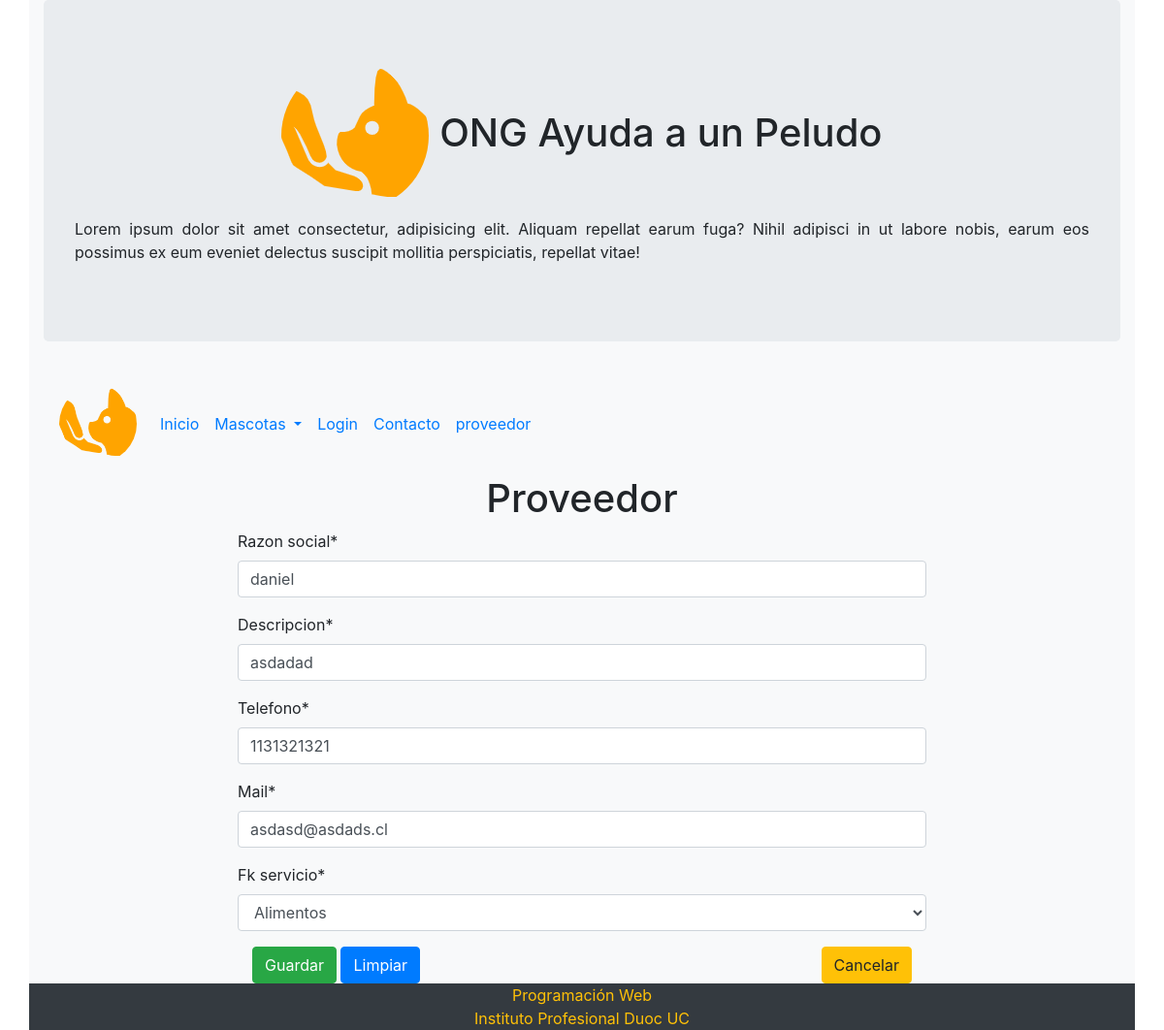
Page /editar-proveedor/174832323 on the committed database.
### core/models.py (models this page shows, shortened)
class Proveedor(models.Model):
    rut = models.CharField(max_length=9, primary_key=True)
    razon_social = models.CharField(max_length=50)
    descripcion = models.CharField(max_length=100)
    telefono = models.IntegerField()
    mail = models.EmailField()
    fk_servicio = models.ForeignKey(Servicio, on_delete=models.PROTECT)

### core/views.py (the view)
# urls.py: path('editar-proveedor/<str:idProveedor>', edit, name="editar-proveedor"),
def edit(request, idProveedor):
    proveedor = Proveedor.objects.filter(rut=idProveedor).first()
    form = ProveedorFormEdit(instance=proveedor)
    return render(request,'core/form_edit.html',{'form':form, 'proveedor':proveedor})

### core/forms.py
class ProveedorFormEdit(ModelForm):
    class Meta:
        model = Proveedor
        fields = ['razon_social','descripcion','telefono','mail','fk_servicio']
        widgets = {
            'razon_social': forms.TextInput(attrs={'autocomplete': 'off'}),
            'descripcion': forms.TextInput(attrs={'autocomplete': 'off'}),
            'telefono': forms.TextInput(attrs={'autocomplete': 'off',
            'maxlength':'10',
            'onKeypress':'if (event.keyCode < 48 || event.keyCode > 57) event.returnValue = false;'}),
            'mail': forms.TextInput(attrs={'autocomplete': 'off'}),
        }

### core/models.py (called while the page is built)
    def __str__(self):
        return self.nombre

### core/templates/core/form_edit.html (shortened to what this page needs)
{% extends 'core/baseTemplate.html' %}
{% load static %}
{% load crispy_forms_tags %}
{% block titulo %}
<link rel="stylesheet" href="{% static 'core/css/validaciones.css' %}" >
{% endblock %}
{% block contenido %}
<div class="d-flex flex-column align-items-center">
  <div class="row">
    <h1>Proveedor</h1>
  </div>
  <div class="col-8">
    <form id="formulario" action="{% url 'actualizar-proveedor' proveedor.rut %}" method="post">
      <div class="form-group">
        {{ form|crispy }}
      </div>
      <div class="d-flex flex-row justify-content-arround">
        <div class="col-6">
          <input type="submit" class="btn btn-success" id="enviar" value="Guardar">
          <input type="reset" class="btn btn-primary" id="limpiar" value="Limpiar">
        </div>
        <div class="col-6 d-flex justify-content-end">
          <a href="{% url 'proveedor' %}" class="btn btn-warning" >Cancelar</a>
        </div>
      </div>
    </form>
  </div>
</div>
{% endblock %}

### rows in the picture
Proveedor: razon_social "daniel", descripcion "asdadad", telefono "1131321321", mail "asdasd@asdads.cl", fk_servicio "Alimentos"
